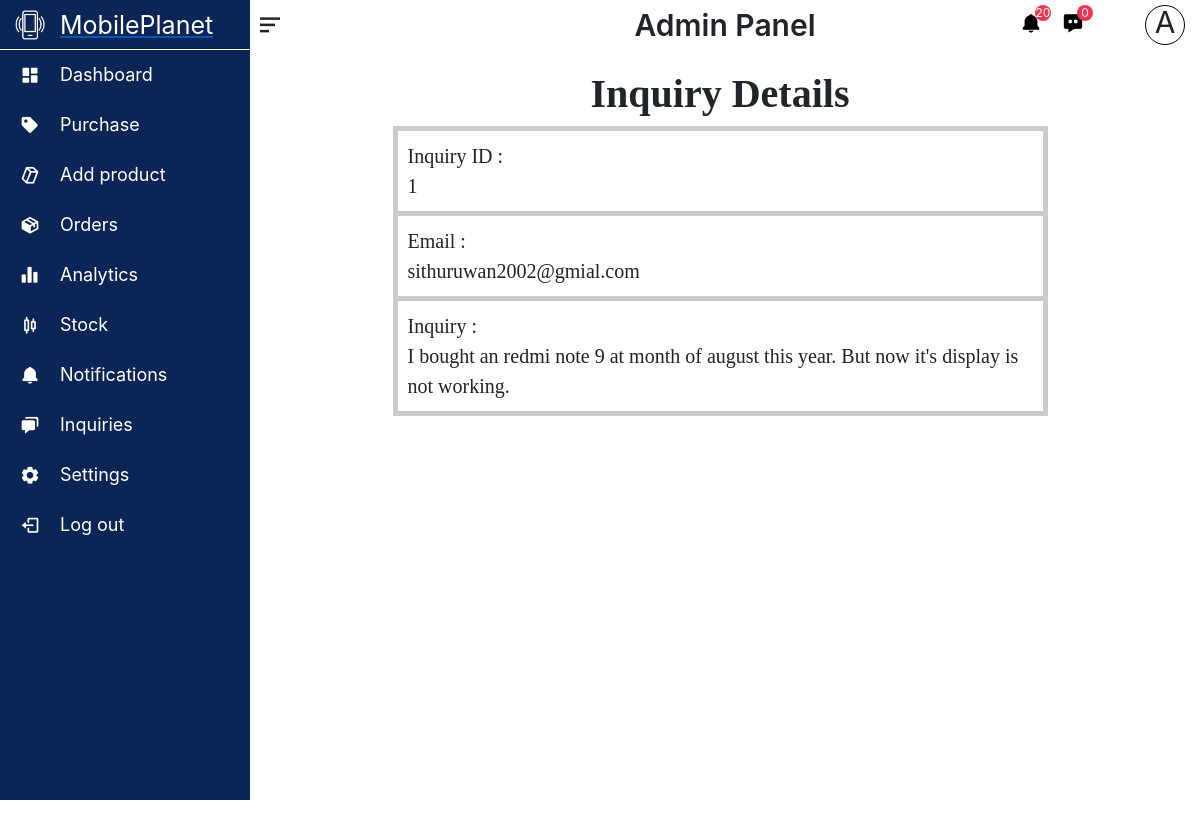
The page /admin/pages/inq-details.php?inq-id=1 on the database its author committed.
### tables this page shows
CREATE TABLE `inquiry` (
  `inqId` int(7) NOT NULL,
  `name` varchar(70) NOT NULL,
  `email` varchar(50) NOT NULL,
  `inquiry` varchar(250) NOT NULL,
  `readed` tinyint(1) NOT NULL,
  `userId` int(7) NOT NULL
);

### admin/pages/inq-details.php (the view, shortened to what this page needs)
<!DOCTYPE html>
<html lang="en">
<head>
    <link rel="stylesheet" href="../css/headerAndSidebar.css">
    <link rel="stylesheet" href="../css/bootstrap-4.4.1.css">
    <link rel="stylesheet" href="../css/inq-details.css">
    <link href='https://unpkg.com/boxicons@2.1.4/css/boxicons.min.css' rel='stylesheet'>
</head>
<body>
<?php include_once 'header.php'; ?>
<div class="page-content"><center>
<?php
    $inqId=$_REQUEST["inq-id"];
    include '../../includes/dbConn.inc.php';
    $sql= "SELECT * FROM inquiry where inqId = ".$inqId;
    $result = $conn->query($sql);
    $row = $result->fetch_assoc();
    $em=$row["email"];
    $in=$row["inquiry"];
?>
   <div class="container-fluid">
    <div class="container">
    <h1>Inquiry Details</h1>
    <table>
    <tr><td><?php echo 'Inquiry ID :';?>
    <br><?php echo $inqId;?></td></tr>
    <tr><td><?php echo 'Email :';?>
    <br><?php echo $em;?></td></tr>
    <tr><td><?php echo 'Inquiry :';?>
    <br><?php echo $in;?></td></tr>
    </table>
</div>
</div>
</center></div>
</body>
</html>

### admin/css/headerAndSidebar.css (style rules this page uses)
* { padding: 0; margin: 0; }
.container-fluid { padding: 0; }
.page-content { background-color: #F0F0F2; position: relative; top: 50px; left: 250px; width: calc(100% - 250px); height: 2000px; z-index: 150; transition: all 0.5s ease; }

### admin/css/inq-details.css (style rules this page uses)
.container-fluid { background-color: white; padding: 20px 0; display: flex; justify-content: center; align-items: center; height: fit-content; margin-left:80px ; }
.container { background-color: white; width:700px; font-size: 20px; font-family: Cambria, Cochin, Georgia, Times, 'Times New Roman', serif; }
h1 { text-align: center; font-family: 'Times New Roman', Times, serif; font-weight: bold; }
td { background-color: white; padding: 10px 10px 10px 10px; border: solid rgb(205, 202, 202) 5px; width:650px; }
.page-content { width:fit-content; background-color: white; }

### rows shown on the page
inquiry: email "sithuruwan2002@gmial.com", inquiry "I bought an redmi note 9 at month of august this year. But now it's display is not working."

### other values the page prints
$rowNON['row_count']+$nOM "20"
$nOM "0"
$inqId "1"
